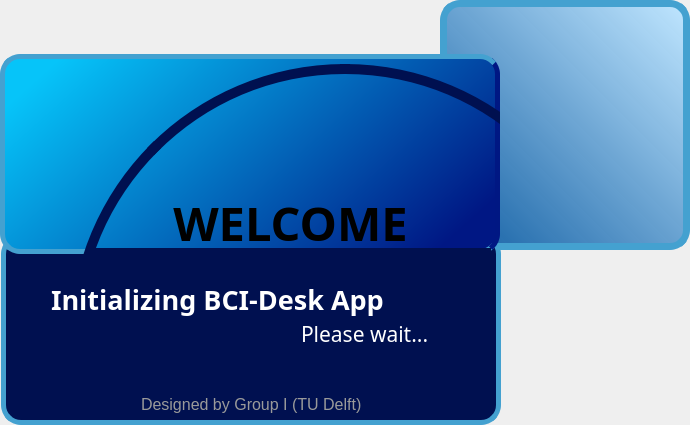
<?xml version="1.0" encoding="UTF-8"?>
<ui version="4.0">
 <class>SplashScreen</class>
 <widget class="QMainWindow" name="SplashScreen">
  <property name="geometry">
   <rect>
    <x>0</x>
    <y>0</y>
    <width>690</width>
    <height>425</height>
   </rect>
  </property>
  <property name="windowTitle">
   <string>MainWindow</string>
  </property>
  <widget class="QWidget" name="centralwidget">
   <widget class="QFrame" name="mainFrame">
    <property name="geometry">
     <rect>
      <x>0</x>
      <y>54</y>
      <width>500</width>
      <height>200</height>
     </rect>
    </property>
    <property name="styleSheet">
     <string notr="true">background-color: qlineargradient(spread:pad, x1:0, y1:0.273, x2:1, y2:0.711, stop:0 rgba(6, 196, 249, 255), stop:1 rgba(0, 23, 132, 255));
border-radius: 20px;
border-bottom: 5px solid rgb(68, 161, 208);
border-right: 5px solid rgb(0, 23, 131);
border-top: 5px solid rgb(68, 161, 208);
border-left: 5px solid rgb(68, 161, 208);</string>
    </property>
    <property name="frameShape">
     <enum>QFrame::StyledPanel</enum>
    </property>
    <property name="frameShadow">
     <enum>QFrame::Raised</enum>
    </property>
    <widget class="QFrame" name="logoDelft">
     <property name="geometry">
      <rect>
       <x>0</x>
       <y>0</y>
       <width>181</width>
       <height>151</height>
      </rect>
     </property>
     <property name="styleSheet">
      <string notr="true">image: url(:/newPrefix/pictures/TUDelftFlame_white.png);
background-color:none;
border:none;</string>
     </property>
     <property name="frameShape">
      <enum>QFrame::StyledPanel</enum>
     </property>
     <property name="frameShadow">
      <enum>QFrame::Raised</enum>
     </property>
    </widget>
    <widget class="QFrame" name="frame">
     <property name="geometry">
      <rect>
       <x>70</x>
       <y>10</y>
       <width>550</width>
       <height>550</height>
      </rect>
     </property>
     <property name="styleSheet">
      <string notr="true">background-color:none;
border: 10px solid rgb(0, 16, 80);
border-radius:275px;</string>
     </property>
     <property name="frameShape">
      <enum>QFrame::StyledPanel</enum>
     </property>
     <property name="frameShadow">
      <enum>QFrame::Raised</enum>
     </property>
     <widget class="QLabel" name="label">
      <property name="geometry">
       <rect>
        <x>20</x>
        <y>133</y>
        <width>401</width>
        <height>71</height>
       </rect>
      </property>
      <property name="font">
       <font>
        <family>Copperplate Gothic Bold</family>
        <pointsize>35</pointsize>
        <bold>true</bold>
       </font>
      </property>
      <property name="styleSheet">
       <string notr="true">border-top:none;
border-bottom:20px solid rgb(0, 16, 80);
border-left:none;
border-right:none;</string>
      </property>
      <property name="text">
       <string>WELCOME</string>
      </property>
      <property name="alignment">
       <set>Qt::AlignCenter</set>
      </property>
     </widget>
    </widget>
   </widget>
   <widget class="QFrame" name="logoBorderFrame">
    <property name="geometry">
     <rect>
      <x>440</x>
      <y>0</y>
      <width>250</width>
      <height>250</height>
     </rect>
    </property>
    <property name="styleSheet">
     <string notr="true">border: 7px solid rgb(68, 161, 208);
border-radius: 20px;
background-color: qlineargradient(spread:pad, x1:0, y1:1, x2:1, y2:0, stop:0 rgba(1, 84, 158, 237), stop:1 rgba(192, 230, 255, 255));</string>
    </property>
    <property name="frameShape">
     <enum>QFrame::StyledPanel</enum>
    </property>
    <property name="frameShadow">
     <enum>QFrame::Raised</enum>
    </property>
   </widget>
   <widget class="QFrame" name="EEGFrame">
    <property name="geometry">
     <rect>
      <x>440</x>
      <y>0</y>
      <width>250</width>
      <height>250</height>
     </rect>
    </property>
    <property name="styleSheet">
     <string notr="true">image: url(:/newPrefix/pictures/EEG-removebg.png);
background-color:none;
border:none;</string>
    </property>
    <property name="frameShape">
     <enum>QFrame::StyledPanel</enum>
    </property>
    <property name="frameShadow">
     <enum>QFrame::Raised</enum>
    </property>
   </widget>
   <widget class="QFrame" name="moreInfoFrame">
    <property name="geometry">
     <rect>
      <x>1</x>
      <y>234</y>
      <width>500</width>
      <height>191</height>
     </rect>
    </property>
    <property name="styleSheet">
     <string notr="true">background-color: rgb(0, 16, 80);
border-radius:20px;
border: 5px solid rgb(68, 161, 208);</string>
    </property>
    <property name="frameShape">
     <enum>QFrame::StyledPanel</enum>
    </property>
    <property name="frameShadow">
     <enum>QFrame::Raised</enum>
    </property>
    <widget class="QLabel" name="label_2">
     <property name="geometry">
      <rect>
       <x>50</x>
       <y>40</y>
       <width>431</width>
       <height>51</height>
      </rect>
     </property>
     <property name="font">
      <font>
       <family>Rockwell Extra Bold</family>
       <pointsize>20</pointsize>
       <bold>true</bold>
      </font>
     </property>
     <property name="styleSheet">
      <string notr="true">border:none;
color: rgb(255, 255, 255);</string>
     </property>
     <property name="text">
      <string>Initializing BCI-Desk App</string>
     </property>
    </widget>
    <widget class="QLabel" name="label_3">
     <property name="geometry">
      <rect>
       <x>300</x>
       <y>90</y>
       <width>131</width>
       <height>20</height>
      </rect>
     </property>
     <property name="font">
      <font>
       <family>Rockwell</family>
       <pointsize>16</pointsize>
       <bold>false</bold>
      </font>
     </property>
     <property name="styleSheet">
      <string notr="true">border:none;
color: rgb(255, 255, 255);</string>
     </property>
     <property name="text">
      <string>Please wait...</string>
     </property>
    </widget>
    <widget class="QLabel" name="label_4">
     <property name="geometry">
      <rect>
       <x>140</x>
       <y>160</y>
       <width>231</width>
       <height>20</height>
      </rect>
     </property>
     <property name="font">
      <font>
       <family>Arial</family>
       <pointsize>12</pointsize>
       <bold>false</bold>
      </font>
     </property>
     <property name="styleSheet">
      <string notr="true">border:none;
color: rgb(154, 154, 154);</string>
     </property>
     <property name="text">
      <string>Designed by Group I (TU Delft)</string>
     </property>
    </widget>
    <widget class="QProgressBar" name="progressBar">
     <property name="geometry">
      <rect>
       <x>70</x>
       <y>110</y>
       <width>0</width>
       <height>0</height>
      </rect>
     </property>
     <property name="styleSheet">
      <string notr="true">border:none;</string>
     </property>
     <property name="value">
      <number>24</number>
     </property>
    </widget>
    <zorder>progressBar</zorder>
    <zorder>label_2</zorder>
    <zorder>label_3</zorder>
    <zorder>label_4</zorder>
   </widget>
   <zorder>logoBorderFrame</zorder>
   <zorder>moreInfoFrame</zorder>
   <zorder>mainFrame</zorder>
   <zorder>EEGFrame</zorder>
  </widget>
 </widget>
 <resources>
  <include location="image.qrc"/>
 </resources>
 <connections/>
</ui>
